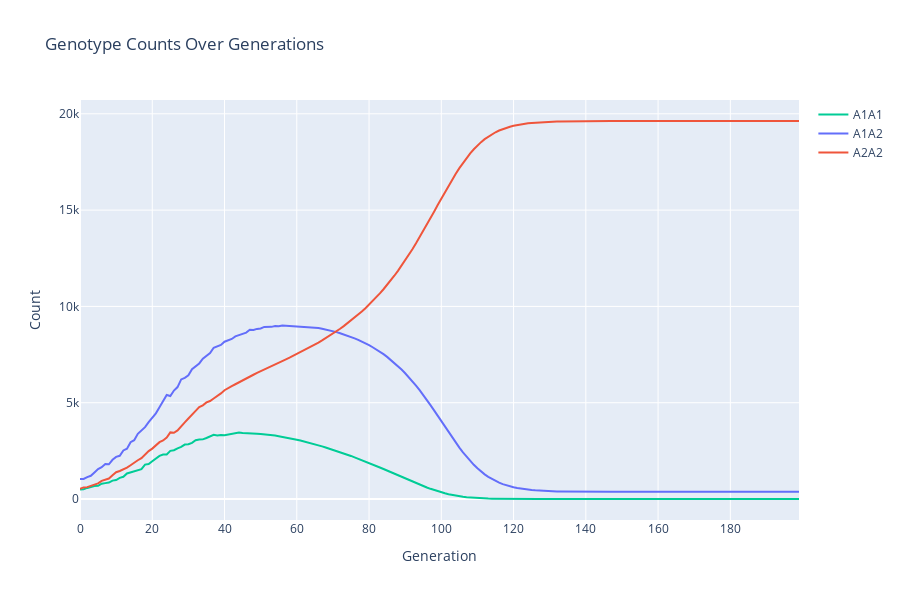
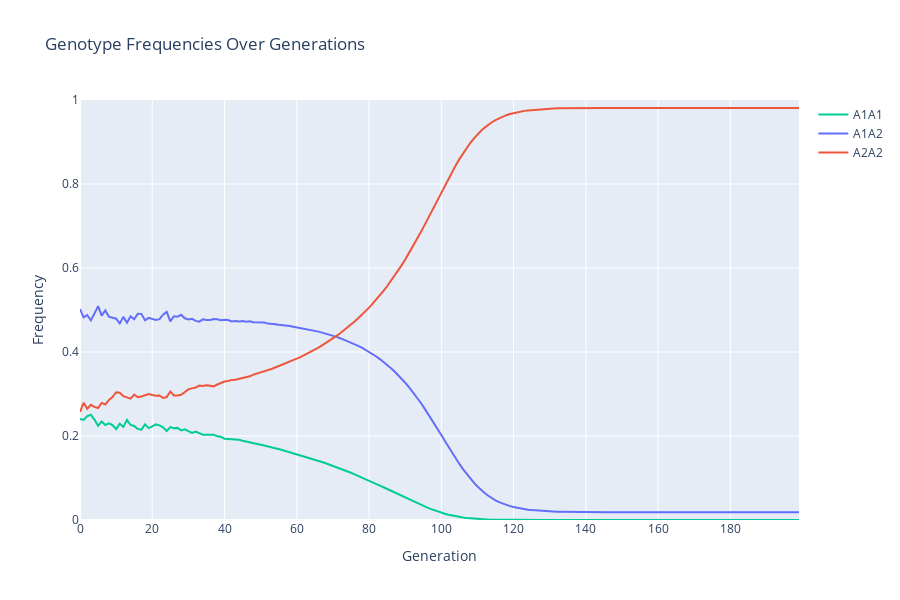
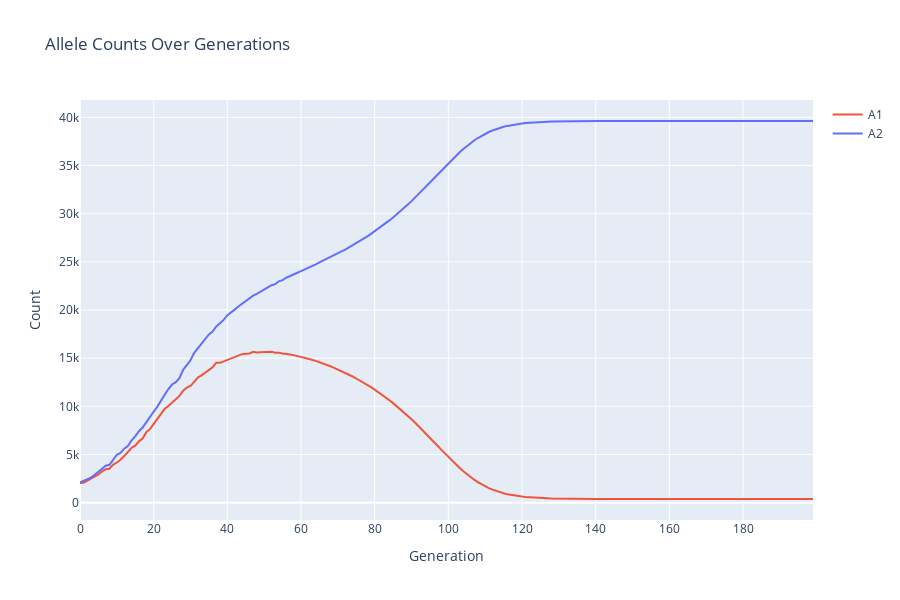
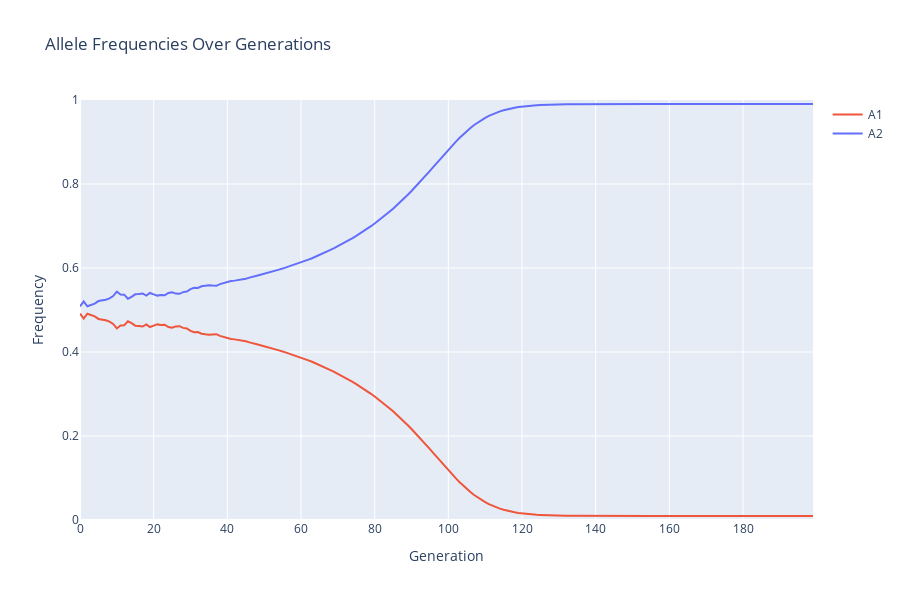

These figures' notebook cell, in order:
### Code cell
pg = pop_gen()
pg.genotype_data = {
    (('A1', 'A1'),) : {'Nm': 250, 'Nf': 250, 'fitness': 1.0, 'covariance': 0.1},
    (('A1', 'A2'),) : {'Nm': 500, 'Nf': 500, 'fitness': 1.0, 'covariance': 0.1},
    (('A2', 'A2'),) : {'Nm': 250, 'Nf': 250, 'fitness': 1.0, 'covariance': 0.1},
}
pg.growth_rate = 1.1
pg.growth_rate=0.1
pg.mutation_rate=0.01
pg.carrying_capacity = 20000
pg.max_drift=0.1

pg.run(200)
pg.plot_genotype_counts()
pg.plot_genotype_frequencies()
pg.plot_allele_counts()
pg.plot_allele_frequencies()
pg.plot_population_sizes()
pg.plot_effective_population_sizes()
pg.plot_average_fitness()

### Figure 1 — Plotly figure (JSON) as saved in the notebook; plotly's stock layout.template omitted (floating-point values rounded to 4 significant figures; data arrays with more than 128 entries replaced by an {"elided": "..."} marker saying what was removed)
{"data": [{"hoverinfo": "text", "line": {"color": "#00CC96"}, "mode": "lines", "name": "A1A1", "text": {"elided": "200 str values"}, "type": "scatter", "x": {"elided": "200 int values"}, "y": {"elided": "200 int values"}}, {"hoverinfo": "text", "line": {"color": "#636EFA"}, "mode": "lines", "name": "A1A2", "text": {"elided": "200 str values"}, "type": "scatter", "x": {"elided": "200 int values"}, "y": {"elided": "200 int values"}}, {"hoverinfo": "text", "line": {"color": "#EF553B"}, "mode": "lines", "name": "A2A2", "text": {"elided": "200 str values"}, "type": "scatter", "x": {"elided": "200 int values"}, "y": {"elided": "200 int values"}}], "layout": {"height": 600, "hovermode": "closest", "title": {"text": "Genotype Counts Over Generations"}, "xaxis": {"title": {"text": "Generation"}}, "yaxis": {"title": {"text": "Count"}}}}

### Figure 2 — Plotly figure (JSON) as saved in the notebook; plotly's stock layout.template omitted (floating-point values rounded to 4 significant figures; data arrays with more than 128 entries replaced by an {"elided": "..."} marker saying what was removed)
{"data": [{"hoverinfo": "text", "line": {"color": "#00CC96"}, "mode": "lines", "name": "A1A1", "text": {"elided": "200 str values"}, "type": "scatter", "x": {"elided": "200 int values"}, "y": {"elided": "200 float values"}}, {"hoverinfo": "text", "line": {"color": "#636EFA"}, "mode": "lines", "name": "A1A2", "text": {"elided": "200 str values"}, "type": "scatter", "x": {"elided": "200 int values"}, "y": {"elided": "200 float values"}}, {"hoverinfo": "text", "line": {"color": "#EF553B"}, "mode": "lines", "name": "A2A2", "text": {"elided": "200 str values"}, "type": "scatter", "x": {"elided": "200 int values"}, "y": {"elided": "200 float values"}}], "layout": {"height": 600, "hovermode": "closest", "title": {"text": "Genotype Frequencies Over Generations"}, "xaxis": {"title": {"text": "Generation"}}, "yaxis": {"range": [0, 1], "title": {"text": "Frequency"}}}}

### Figure 3 — Plotly figure (JSON) as saved in the notebook; plotly's stock layout.template omitted (floating-point values rounded to 4 significant figures; data arrays with more than 128 entries replaced by an {"elided": "..."} marker saying what was removed)
{"data": [{"hoverinfo": "text", "line": {"color": "#EF553B"}, "mode": "lines", "name": "A1", "text": {"elided": "200 str values"}, "type": "scatter", "x": {"elided": "200 int values"}, "y": {"elided": "200 int values"}}, {"hoverinfo": "text", "line": {"color": "#636EFA"}, "mode": "lines", "name": "A2", "text": {"elided": "200 str values"}, "type": "scatter", "x": {"elided": "200 int values"}, "y": {"elided": "200 int values"}}], "layout": {"height": 600, "hovermode": "closest", "title": {"text": "Allele Counts Over Generations"}, "xaxis": {"title": {"text": "Generation"}}, "yaxis": {"title": {"text": "Count"}}}}

### Figure 4 — Plotly figure (JSON) as saved in the notebook; plotly's stock layout.template omitted (floating-point values rounded to 4 significant figures; data arrays with more than 128 entries replaced by an {"elided": "..."} marker saying what was removed)
{"data": [{"hoverinfo": "text", "line": {"color": "#EF553B"}, "mode": "lines", "name": "A1", "text": {"elided": "200 str values"}, "type": "scatter", "x": {"elided": "200 int values"}, "y": {"elided": "200 float values"}}, {"hoverinfo": "text", "line": {"color": "#636EFA"}, "mode": "lines", "name": "A2", "text": {"elided": "200 str values"}, "type": "scatter", "x": {"elided": "200 int values"}, "y": {"elided": "200 float values"}}], "layout": {"height": 600, "hovermode": "closest", "title": {"text": "Allele Frequencies Over Generations"}, "xaxis": {"title": {"text": "Generation"}}, "yaxis": {"range": [0, 1], "title": {"text": "Frequency"}}}}
